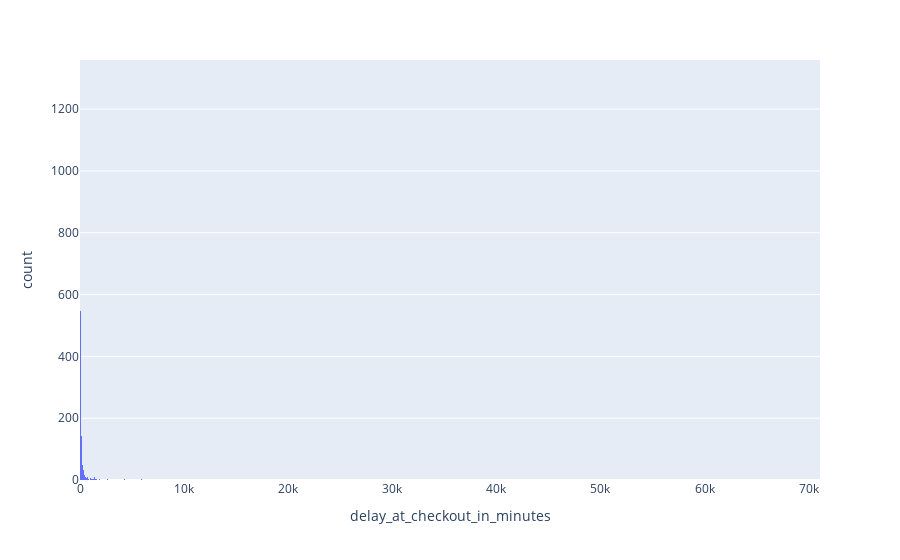

Notebook source saved alongside this figure:
### Code cell
anomaly_late_rental = delays_df[delays_df["delay_at_checkout_in_minutes"]>0.0]
px.histogram(anomaly_late_rental, x="delay_at_checkout_in_minutes",nbins=10000)

### Figure 1 — Plotly figure (JSON) as saved in the notebook; plotly's stock layout.template omitted (floating-point values rounded to 4 significant figures; data arrays with more than 128 entries replaced by an {"elided": "..."} marker saying what was removed)
{"data": [{"bingroup": "x", "hovertemplate": "delay_at_checkout_in_minutes=%{x}<br>count=%{y}<extra></extra>", "legendgroup": "", "marker": {"color": "#636efa", "pattern": {"shape": ""}}, "name": "", "nbinsx": 10000, "orientation": "v", "showlegend": false, "type": "histogram", "x": {"elided": "9404 float values"}, "xaxis": "x", "yaxis": "y"}], "layout": {"barmode": "relative", "legend": {"tracegroupgap": 0}, "margin": {"t": 60}, "xaxis": {"anchor": "y", "domain": [0, 1], "title": {"text": "delay_at_checkout_in_minutes"}}, "yaxis": {"anchor": "x", "domain": [0, 1], "title": {"text": "count"}}}}
